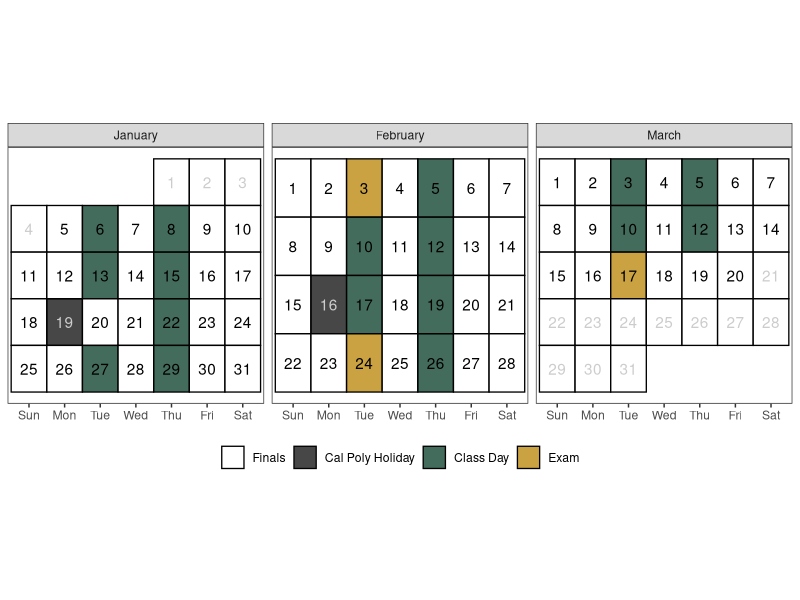

Write the R code that produced this figure.
## ---- chunk 1
#| include: false

library(tidyverse)

# Create a calendar for your syllabus ----
# Source: http://svmiller.com/blog/2020/08/a-ggplot-calendar-for-your-semester/

# 1) what is the first Day of the semester?
# Any number of ways to identify dates in R, but we'll use {lubridate} and the ymd() function here.
# Format: YYYYMMDD
semester_dates <- seq(ymd(20260105), ymd(20260320), by = 1)
# Weekday(s) of class
class_wdays <- c("Tue", "Thu")

not_here_dates <- c(
  ymd("20260119"),
  ymd("20260216")
  )

exam_dates <- c(ymd(20260203), 
                ymd(20260224),
                ymd(20260317)
                )

finals_week <- seq(ymd(20260315), ymd(20260320), by = 1)

# Custom function for treating the first day of the month as the first week 
# of the month up until the first Sunday 
# (unless Sunday was the start of the month)
wom <- function(date) {
    first <- wday(as.Date(paste(year(date), month(date), 1, sep = "-")))
    return((mday(date) + (first - 2)) %/% 7 + 1)
  }
# Create a data frame of dates, assign to Cal
Cal <- tibble(date = seq(ymd(20260101), ymd(20260331), by=1))  |>
  mutate(mon = lubridate::month(date, label = T, abbr = F),
         wkdy = weekdays(date, abbreviate = T),
         wkdy = fct_relevel(wkdy, "Sun", "Mon", "Tue", "Wed", "Thu","Fri","Sat"), # make sure Sunday comes first
         semester = date %in% semester_dates, 
         # project = date %in% project_dates,
         exams = date %in% exam_dates, # is it an exam?
         not_here = date %in% not_here_dates, # is it a day off?
         exam_wk = date %in% finals_week,
         follows_mon = date %in% ymd(20260120),
         day = lubridate::mday(date), 
         week = wom(date)
         ) |>
  mutate(category = case_when(
    # project ~ "Project",
    exams ~ "Exam",
    not_here ~ "Cal Poly Holiday",
    semester & wkdy %in% class_wdays & !not_here & !exam_wk & !follows_mon ~ "Class Day",
    semester ~ "Finals",
    TRUE ~ "NA"
  )
  )

class_cal <- Cal |> 
  ggplot(aes(wkdy, week)) +
  theme_bw() +
  theme(aspect.ratio = 1, 
        panel.grid.major.x = element_blank(),
        legend.position = "bottom",
        legend.title = element_blank(),
        axis.title.y = element_blank(), 
        axis.title.x = element_blank(),
        axis.ticks.y = element_blank(), 
        axis.text.y = element_blank()) +
  geom_tile(alpha=0.8, aes(fill=category), color="black", size=.45) +
  facet_wrap(~mon, scales = "free", ncol=4) +
  geom_text(aes(label = day, color = semester & (!not_here))) +
  # put your y-axis down, flip it, and reverse it
  scale_y_reverse(breaks=NULL) +
  # manually fill scale colors to something you like...
  scale_color_manual(values = c("FALSE" = "grey80", "TRUE" = "black"), guide = "none") + 
  scale_fill_manual(values=c("Class Day"="#154734", 
                             "Finals"="white",
                             "Cal Poly Holiday" = "grey10",
                             "NA" = "white", # I like these whited out...
                             "Exam"="#BD8B13"),
                    #... but also suppress a label for a non-class semester day
                    breaks=c("Finals", "Cal Poly Holiday", "Class Day","Exam"))
# class_cal

exam_days <- filter(Cal, category == "Exam") |>
  dplyr::mutate(topic = c("Midterm Exam 1",
                          "Midterm Exam 2",
                          "Common Final Exam"
                          ),
         time = c("In Class", 
                  "In Class", 
                  "7:10-10:00pm"
                  )
         ) |>
  rowwise() |>
  mutate(sem_week = week(date),
         Date = paste(format(date, "%b %e"), sep = ",", collapse = ", "))
## ---- chunk 2
# 1) Set your semester start (usually a Monday)
term_start <- as.Date("2026-01-05")

# 2) Define your topics by semester week (index = 1, 2, 3, ...)
topics <- c(
    "Module 1: Intro to Design of Experiments (DOE)",
    "Module 2: Completely Randomized Designs (CRD)",
    "Module 3: Power",
    "Module 4: Factorials",
    "Module 5: Randomized Complete Block Designs (RCBD)",
    "Module 6: Random Effects & Mixed Models",
    "Module 7: Extensions to Block Designs",
    "Module 8: Nonparametric Tests",
    "Final Project Worktime",
    "Final Project Presentations"
)

# Helper to compute semester week
sem_week <- function(x, start = term_start) {
  as.integer(floor(as.numeric(as.Date(x) - start) / 7)) + 1
}


# 3) Class days summarized to semester weeks
class_days <- Cal |>
  filter(category %in% c("Class Day")) |>
  mutate(sem_week = sem_week(date)) |>
  # If you have any pre-term entries, drop or relabel:
  filter(sem_week >= 1) |>
  group_by(sem_week) |>
  summarize(
    Date = paste(format(as.Date(date), "%b %e"), collapse = ", "),
    .groups = "drop"
  ) |>
  mutate(topic = topics)

# 4) Make sure exam_days also has sem_week before binding
exam_days <- exam_days |>
  mutate(sem_week = sem_week(date)) |>
  transmute(
    sem_week,
    Date = format(as.Date(date), "%b %e"),
    topic # keep your existing exam labels in this column
  )

# 5) Combine, order, and select final columns
out <- bind_rows(class_days, exam_days) |>
  arrange(sem_week) |>
  select(Date, Topic = topic)

# out
## ---- chunk 3

# # project_days <- filter(Cal, category == "Project") |>
# #   mutate(topic = c("Project Proposal Due", "Project Presentation Due", "Project Report Due"),
# #          time = c("8pm", "8pm", "8pm")) |>
# #   mutate(Date = format(date, "%b %e"),
# #          sem_week = week(date))
# 
# class_days <- filter(Cal, category %in% c("Class Day")) |>
#   mutate(sem_week = week(date + 1)) |>
#   group_by(sem_week) |>
#   # group_by(sem_week) |>
#   summarize(Date = paste(format(date, "%b %e"), sep = ",", collapse = ", ")) |>
#   mutate(topic = c(
#     "Module 1: Intro to Design of Experiments (DOE)",
#     "Module 2: Completely Randomized Designs (CRD)",
#     "Module 3: Power",
#     "Module 4: Factorials",
#     "Module 5: Factorials, continued",
#     "Module 5: Randomized Complete Block Designs (RCBD)",
#     "Module 6: Random Effects & Mixed Models",
#     "Module 7: Extensions to Block Designs",
#     "Module 8: Nonparametric Tests")
#     ) |>
#   # bind_rows(project_days) |>
#   bind_rows(exam_days) |>
#   arrange(sem_week) |>
#   slice(1:15) |> 
#   select(Date, Topic = topic)
## ---- chunk 4
#| echo: false
#| eval: true
#| warning: false
#| fig-width: 9
#| fig-height: 4
#| fig-pos: 'H'
#| out-width: 100%
#| fig-align: center
#| fig-cap: "Note: Tuesday, January 20th follows a Monday schedule."
class_cal
## ---- chunk 5
#| echo: false
#| eval: true
#| fig-pos: 'h'
out |>
kableExtra::kable(caption = "Tentative schedule of class topics:", format = "simple")
## ---- chunk 6
#| echo: false
#| fig-loc: "H"

tribble(
  ~Category,  ~Percent,
  "Class Preparatin, Participation, & Professionalism", "5%",
  "In-class Activities", "10%",
  "Island Labs", "15%",
  "Final Project", "15%",
  "Midterm Exam 1", "17.5%",
  "Midterm Exam 2", "17.5%",
  "Final Exam", "20%"
) |> 
  knitr::kable()
